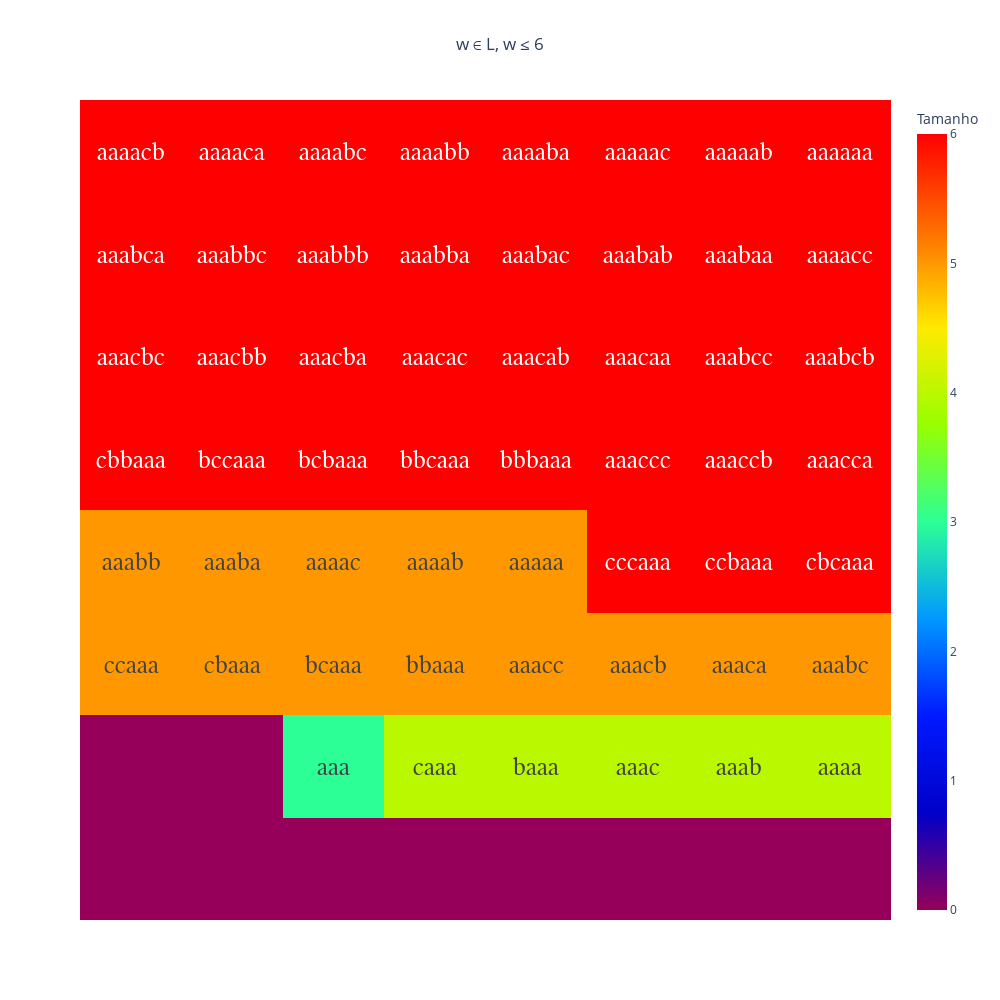

This figure's notebook cell:
### Code cell
strings = generate_strings(alphabet={'a', 'b', 'c'}, size=6)
matches = apply_mask(pattern=r"^aaa(b|c)*|(b|c)*aaa$", strings=strings)

string_heatmap(
    strings=[key for key, value in matches.items() if value],
    title="w ∈ L, w ≤ 6",
    figsize=(1000, 1000), fontsize=25, filename="results/1b.svg"
)

### Figure 1 — Plotly figure (JSON) as saved in the notebook; plotly's stock layout.template omitted (floating-point values rounded to 4 significant figures)
{"data": [{"colorbar": {"title": {"text": "Tamanho"}}, "colorscale": [[0.0, "rgb(150,0,90)"], [0.125, "rgb(0,0,200)"], [0.25, "rgb(0,25,255)"], [0.375, "rgb(0,152,255)"], [0.5, "rgb(44,255,150)"], [0.625, "rgb(151,255,0)"], [0.75, "rgb(255,234,0)"], [0.875, "rgb(255,111,0)"], [1.0, "rgb(255,0,0)"]], "showscale": true, "text": [["", "", "", "", "", "", "", ""], ["", "", "aaa", "caaa", "baaa", "aaac", "aaab", "aaaa"], ["ccaaa", "cbaaa", "bcaaa", "bbaaa", "aaacc", "aaacb", "aaaca", "aaabc"], ["aaabb", "aaaba", "aaaac", "aaaab", "aaaaa", "cccaaa", "ccbaaa", "cbcaaa"], ["cbbaaa", "bccaaa", "bcbaaa", "bbcaaa", "bbbaaa", "aaaccc", "aaaccb", "aaacca"], ["aaacbc", "aaacbb", "aaacba", "aaacac", "aaacab", "aaacaa", "aaabcc", "aaabcb"], ["aaabca", "aaabbc", "aaabbb", "aaabba", "aaabac", "aaabab", "aaabaa", "aaaacc"], ["aaaacb", "aaaaca", "aaaabc", "aaaabb", "aaaaba", "aaaaac", "aaaaab", "aaaaaa"]], "textfont": {"family": "monospace", "size": 25}, "texttemplate": "%{text}", "z": [["0", "0", "0", "0", "0", "0", "0", "0"], ["0", "0", "3", "4", "4", "4", "4", "4"], ["5", "5", "5", "5", "5", "5", "5", "5"], ["5", "5", "5", "5", "5", "6", "6", "6"], ["6", "6", "6", "6", "6", "6", "6", "6"], ["6", "6", "6", "6", "6", "6", "6", "6"], ["6", "6", "6", "6", "6", "6", "6", "6"], ["6", "6", "6", "6", "6", "6", "6", "6"]], "type": "heatmap"}], "layout": {"xaxis": {"anchor": "y", "domain": [0.0, 1.0], "showticklabels": false, "showgrid": false}, "yaxis": {"anchor": "x", "domain": [0.0, 1.0], "showticklabels": false, "showgrid": false}, "title": {"text": "w ∈ L, w ≤ 6", "x": 0.5}, "width": 1000, "height": 1000}}
